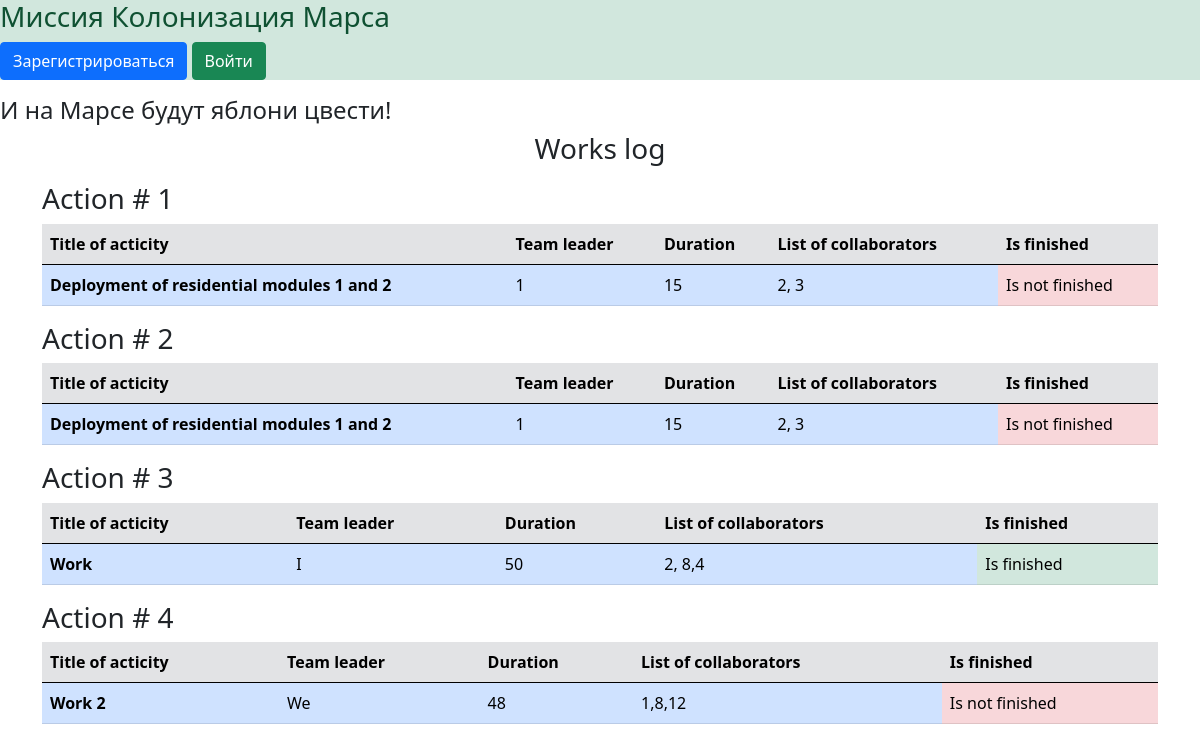
The page / on the database its author committed.
### data/jobs.py (models this page shows)
class Jobs(SqlAlchemyBase):
    __tablename__ = 'jobs'
    user = orm.relationship('User')
    id = sqlalchemy.Column(sqlalchemy.Integer,
                           primary_key=True, autoincrement=True)
    team_leader = sqlalchemy.Column(sqlalchemy.Integer,
                                    sqlalchemy.ForeignKey("users.id"))
    job = sqlalchemy.Column(sqlalchemy.String, nullable=True)
    work_size = sqlalchemy.Column(sqlalchemy.Integer, nullable=True)
    collaborators = sqlalchemy.Column(sqlalchemy.String, nullable=True)
    start_date = sqlalchemy.Column(sqlalchemy.DateTime,
                                   default=datetime.datetime.now())
    end_date = sqlalchemy.Column(sqlalchemy.DateTime,
                                 default=datetime.datetime.now())
    is_finished = sqlalchemy.Column(sqlalchemy.Boolean)

### main.py (the view)
@app.route('/')
def works_log():
    db_sess = db_session.create_session()
    content = db_sess.query(Jobs).all()
    return render_template('index.html', data=list(content))

### data/db_session.py (called while the page is built)
def create_session() -> Session:
    global __factory
    return __factory()

### templates/index.html (shortened to what this page needs)
{% extends "base.html" %}
{% block content %}
<h3><p align="center">Works log</p></h3>
{% for item in data %}
<h3>Action # {{item["id"]}}</h3>
    <table class="table">
  <thead class="table-secondary">
    <tr>
      <th scope="col">Title of acticity</th>
      <th scope="col">Team leader</th>
      <th scope="col">Duration</th>
      <th scope="col">List of collaborators</th>
        <th scope="col">Is finished</th>
    </tr>
  </thead>
  <tbody>
    <tr class="danger">
      <th scope="row" class="table-primary">{{item["job"].capitalize()}}</th>
      <td class="table-primary">{{item["team_leader"]}}</td>
      <td class="table-primary">{{item["work_size"]}}</td>
      <td class="table-primary">{{item["collaborators"]}}</td>
      <td class="table-{{'success' if item['is_finished'] else 'danger'}}">{{'Is finished' if item["is_finished"] else 'Is not finished'}}</td>
    </tr>
  </tbody>
</table>
{% endfor %}
{% endblock %}

### templates/base.html (shortened to what this page needs)
<!DOCTYPE html>
<html lang="en">
<head>
    <link rel="stylesheet"
          href="https://cdn.jsdelivr.net/npm/bootstrap@5.0.0-beta1/dist/css/bootstrap.min.css"
>
</head>
<body>
<header>
    <div class="alert-success", role="alert">
        <h3>Миссия Колонизация Марса</h3>
        {% if current_user.is_authenticated %}
    <a class="navbar-brand" href="/logout">{{ current_user.name }}</a>
{% else %}
    <p>
        <a class="btn btn-primary " href="/register">Зарегистрироваться</a>
        <a class="btn btn-success" href="/login">Войти</a>
    </p>
{% endif %}
    </div>
    <h4>И на Марсе будут яблони цвести!</h4>
</header>
<main role="main" class="container">
    {% block content %}{% endblock %}
</main>
</body>
</html>

### rows shown on the page
Jobs: id "1", job "Deployment of residential modules 1 and 2", team_leader "1", work_size "15", collaborators "2, 3", is_finished "Is not finished"
Jobs: id "2", job "Deployment of residential modules 1 and 2", team_leader "1", work_size "15", collaborators "2, 3", is_finished "Is not finished"
Jobs: id "3", job "Work", team_leader "I", work_size "50", collaborators "2, 8,4", is_finished "Is finished"
Jobs: id "4", job "Work 2", team_leader "We", work_size "48", collaborators "1,8,12", is_finished "Is not finished"
